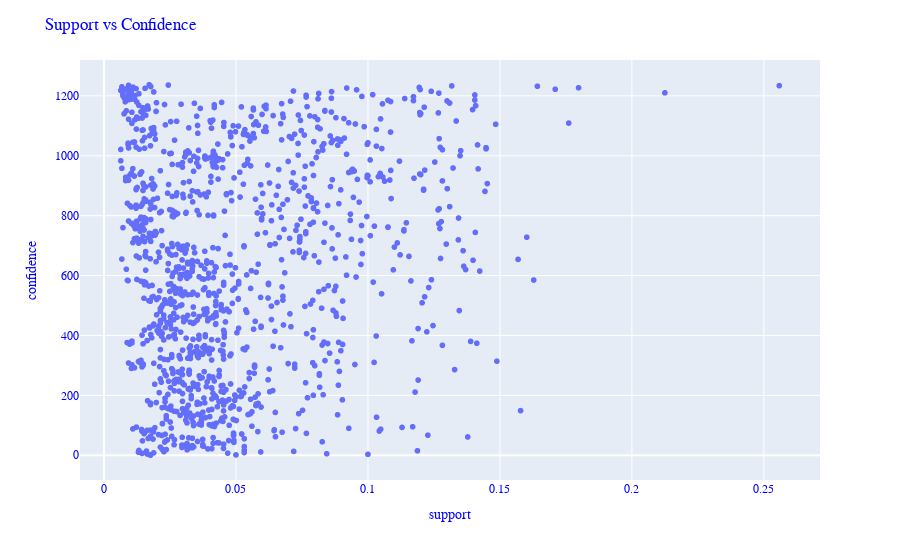

The notebook cell saved with this chart:
### Code cell
fig=px.scatter(rules['support'], rules['confidence'])
fig.update_layout(
    xaxis_title="support",
    yaxis_title="confidence",

    font_family="Courier New",
    font_color="blue",
    title_font_family="Times New Roman",
    title_font_color="red",
    title=('Support vs Confidence')

)

fig.show()

### Figure 1 — Plotly figure (JSON) as saved in the notebook; plotly's stock layout.template omitted (floating-point values rounded to 4 significant figures; data arrays with more than 128 entries replaced by an {"elided": "..."} marker saying what was removed)
{"data": [{"hovertemplate": "x=%{x}<br>index=%{y}<extra></extra>", "legendgroup": "", "marker": {"color": "#636efa", "symbol": "circle"}, "mode": "markers", "name": "", "showlegend": false, "x": {"elided": "1238 float values"}, "xaxis": "x", "y": {"elided": "1238 int values"}, "yaxis": "y", "type": "scattergl"}], "layout": {"xaxis": {"anchor": "y", "domain": [0.0, 1.0], "title": {"text": "support"}}, "yaxis": {"anchor": "x", "domain": [0.0, 1.0], "title": {"text": "confidence"}}, "legend": {"tracegroupgap": 0}, "margin": {"t": 60}, "font": {"family": "Courier New", "color": "blue"}, "title": {"text": "Support vs Confidence"}}}
